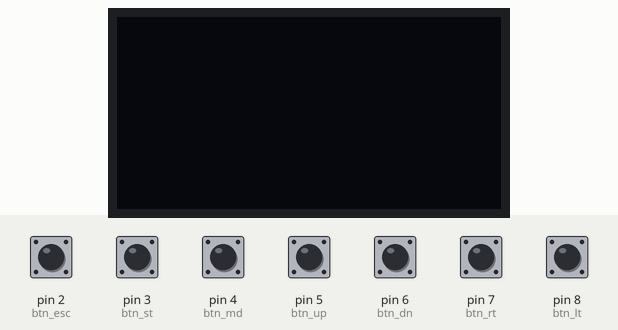
Recording of a sketch running on a simulated Arduino Mega 2560, built with avr-gcc and run on an emulated ATmega2560. Parts: 128×64 one-colour display. Inputs (shaded band) come from the test bench; at power-on: pin 2 (btn_esc), pin 3 (btn_st), pin 4 (btn_md), pin 5 (btn_up), pin 6 (btn_dn), pin 7 (btn_rt), pin 8 (btn_lt) HIGH. Random numbers use the default seed unless the sketch sets one.

Above: at 1.2 s.
1.3 s: pin 3 (btn_st) pulled LOW for 1 s
At 2.1 s:
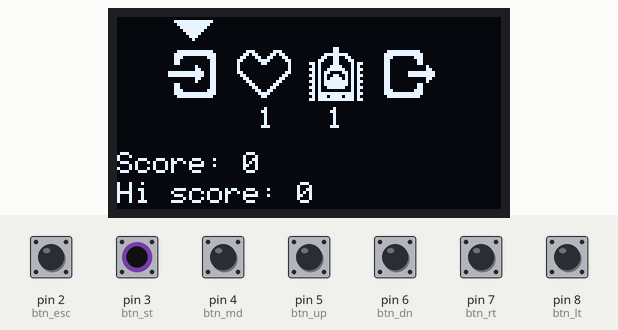
4.3 s: pin 2 (btn_esc) pulled LOW for 0.15 s
At 5.8 s:
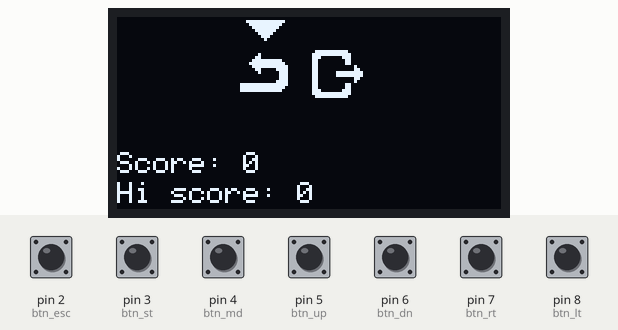
6.1 s: pin 3 (btn_st) pulled LOW for 0.15 s
At 6.81 s:
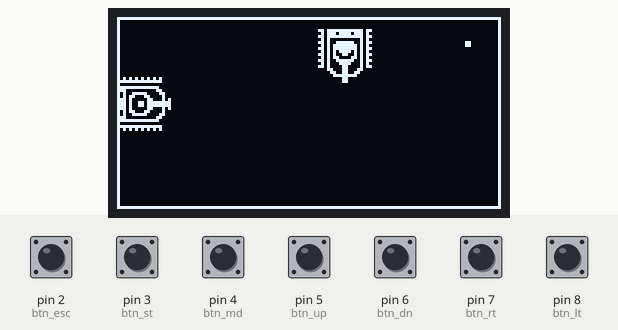
9.2 s: pin 5 (btn_up) pulled LOW for 0.15 s
At 9.65 s:
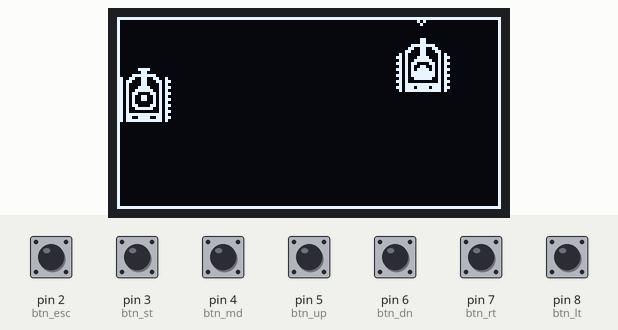
11.9 s: pin 6 (btn_dn) pulled LOW for 1 s
At 12.17 s:
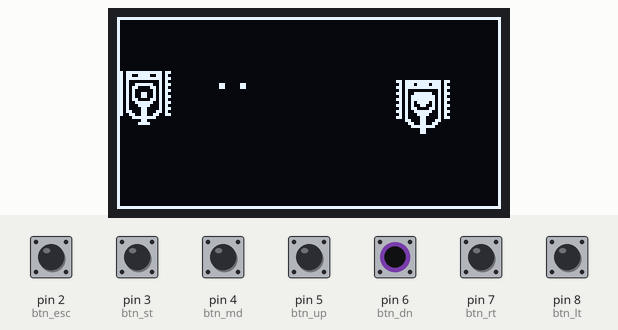
14.4 s: pin 7 (btn_rt) pulled LOW for 0.15 s
At 14.7 s:
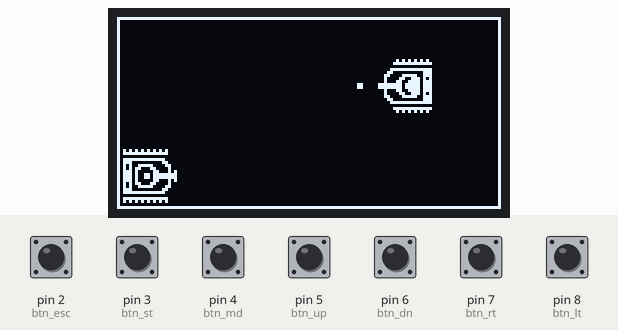
Timing chart, 0 to 17.4 s (numbered marks = the images above; inputs shaded):
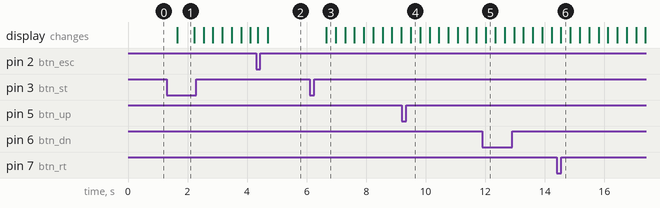

The sketch:

Tank.ino
```cpp
#include <Adafruit_GFX.h>
#include <Adafruit_SSD1306.h>
#include "Game.h"

#define OLED_RESET -1


#define OLED_MOSI 50
#define OLED_CLK 52
#define OLED_DC 10
#define OLED_CS 53
#define OLED_RESET 51

#define SCREEN_WIDTH 128 // OLED display width, in pixels
#define SCREEN_HEIGHT 64 // OLED display height, in pixels

Button btn_lt = Button(8, true);
Button btn_rt = Button(7, true);
Button btn_dn = Button(6, true);
Button btn_up = Button(5, true);
Button btn_st = Button(3, true);
Button btn_md = Button(4, true);
Button btn_esc = Button(2, true);

Adafruit_SSD1306 display = Adafruit_SSD1306(SCREEN_WIDTH, SCREEN_HEIGHT, OLED_MOSI, OLED_CLK, OLED_DC, OLED_RESET, OLED_CS);

Game *game;
byte screen;

void setup()
{
  displayInit();
  display.clearDisplay();
  display.setTextColor(1);
  display.setTextSize(2);
  screen = 0;
}

bool displayInit()
{
  if (!display.begin(SSD1306_SWITCHCAPVCC)) //,SCREEN_ADDRESS))
  {
    delay(100);
    displayInit();
    display.clearDisplay();
    display.display();
  }
  else
  {
    return true;
  }
  return false;
}

void loop()
{
  keyboardListener();
  if (screen == 0)
  {
    if (btn_st.btnState())
    {

      screen = 2;
      game = new Tank::GameTank;
    }
    return;
  }
  if (game->getExit())
  {

    if (game != nullptr)
    {
      delete game;
      game = nullptr;
    }

    screen = 0;
    delay(500);
  }
  if (game != nullptr)
  {
    game->mainLoop();
  }
}

void keyboardListener()
{
  btn_lt.buttonListener();
  btn_rt.buttonListener();
  btn_dn.buttonListener();
  btn_up.buttonListener();
  btn_st.buttonListener();
  btn_esc.buttonListener();
  btn_md.buttonListener();
}
```

Game.h
```cpp
#include <Arduino.h>
#include "MP_Game.h"
#include "Lib_Button.h"
#include "Menu.h"
#include "Tank.h"
#include "tank_Ai.h"
#include "Gfx.h"
#include "cannonShell.h"
#include "explosion.h"
#include "Portal.h"
#include <Adafruit_GFX.h>
#include <Adafruit_SSD1306.h>


#define MAX_TANK_COUNT 10
#define CANNON2_MAX 20
#define CANNON1_MAX 5
#define MAX_EXPLOSIONS 10
#define MAX_DEAD_ENEMYES 5

#define ENEMYS_ARMOR 1

extern Button btn_lt;
extern Button btn_rt;
extern Button btn_dn;
extern Button btn_up;
extern Button btn_st;
extern Button btn_esc;
extern Button btn_md;

namespace Tank
{

    class GameTank : public Game
    {

    public:
        GameTank(); // constructor
        ~GameTank();

        void mainLoop();
        bool getExit();

        Portal *portal = nullptr;
        Tank *tank[MAX_TANK_COUNT];
        Ai *ai[MAX_TANK_COUNT];

        byte shell2TankNum[CANNON2_MAX];
        cannonShell *shell2[CANNON2_MAX];
        cannonShell *shell1[CANNON1_MAX];
        Explosion *expl[MAX_EXPLOSIONS];
        byte explosionsCount = 0;
        byte enemysCountOnScreen = 1;
        byte lives = 1;

    private:
        bool exit = false;
        bool movmentBlockControl(byte tankNum);
        byte hittingEnemys(byte i);
        bool hittingPlayer(byte i);

        bool checkCollisionU(int x1, int y1, byte siye1, int x2, int y2, byte size2);
        bool checkCollisionD(int x1, int y1, byte siye1, int x2, int y2, byte size2);
        bool checkCollisionR(int x1, int y1, byte siye1, int x2, int y2, byte size2);
        bool checkCollisionL(int x1, int y1, byte siye1, int x2, int y2, byte size2);

        void enemysControl();
        void drawScreen();
        void tankControl();
        void enemyCreate(int x, int y);
        void portalCreate();
        void portalControl();
        void explosionsControl();
        void cannonControl();
        byte findFreeShell();
        byte findFreeEnemysShell();
        byte findFreeExpl();
        void gameStep();
        void killUndDelete(uint8_t tankNum);
        bool checkCorner(uint8_t corner);
       // void killTank(uint8_t tankNum);
       // void deleteTankInstance(uint8_t tankNum);
       // void deadsTanksControl(uint8_t tankNum);
       // void deadsTanksControlAfterDestroy(uint8_t tankNum);


        /// @brief Game menu creation
        void menuCreate();
        void menuOptionActivation();
        bool menuOptionChange(bool revers);
        void gameInitialil();
        void menuHandler();
        void gameStart();
        void gamePause();
        void gameResume();
        void gameEnd();
        void gameExit();
        void gameOver();


        // variables
        bool menudraw;
        bool gameStarted;
        byte gameScreen;
        unsigned long score = 0;
        unsigned long hiScore = 0;
        uint8_t corner = 0;

        uint8_t enemysCount = 0;
        uint8_t deadTanks[MAX_DEAD_ENEMYES];

        Timer frameTimer = Timer(35);
        Menu *menu;

        Gfx gfx = Gfx();
    };
}
```

Gfx.cpp
```cpp
#include "Gfx.h"

extern Adafruit_SSD1306 display;

namespace Tank
{
    Gfx::Gfx() {}

    void Gfx::drawScr()
    {
        display.display();
        display.clearDisplay();
    }

    void Gfx::drawCannon(int PosX, int PosY)
    {
        display.drawBitmap(PosX, PosY, shell1, 2, 2, 1);
    }

    void Gfx::drawTank(int posX, int posY, byte movment, byte chainAnimation, byte sizeX, byte imgset)
    {
        display.drawBitmap(posX, posY, getImg(imgset, movment, chainAnimation), sizeX, sizeX, 1);
    }

    void Gfx::drawExplosion(int x, int y, byte imgNum)
    {
        display.drawBitmap(x, y, getExplsImg(imgNum), 11, 11, 1);
    }

    void Gfx::drawMenu(byte selected, byte lives, byte enemys, unsigned long score, unsigned long hiScore)
    {
        for (byte i = 0; i < 4; i++)
        {
            display.drawBitmap(i * 24 + 16, 10, getMenusImg(i), 18, 18, 1);
        }
        byte xCor = (selected - 1) * 24 + 9 + 16;
        display.fillTriangle(xCor - 6, 01, xCor + 6, 01, xCor, 07, WHITE);
        display.setTextSize(1);
        display.setCursor(47, 30);
        display.print(lives);
        display.setCursor(70, 30);
        display.print(enemys);
        display.setCursor(0, 45);
        //display.setTextSize(1);
        display.print("Score: ");
        display.print(score);
        display.setCursor(0, 55);
        display.print("Hi score: ");
        display.print(hiScore);
    }
    void Gfx::drawPauseMenu(byte selected, unsigned long score, unsigned long hiScore)
    {

        display.drawBitmap(40, 10, getMenusImg(10), 18, 18, 1);
        display.drawBitmap(64, 10, getMenusImg(3), 18, 18, 1);
        byte xCor = (selected - 1) * 24 + 9 + 40;
        display.fillTriangle(xCor - 6, 01, xCor + 6, 01, xCor, 07, WHITE);
        display.setCursor(0, 45);
        display.setTextSize(1);
        display.print("Score: ");
        display.print(score);
        display.setCursor(0, 55);
        display.print("Hi score: ");
        display.print(hiScore);
    }

    void Gfx::drawBorder()
    {
        display.drawRect(0, 0, 128, 64, 1);
    }

    void Gfx::drawGameOver()
    {
        display.setTextSize(3);
        display.setCursor(30, 10);
        display.print("Game");
         display.setCursor(30, 30);
        display.print("Over");
        // display.display();
        // display.clearDisplay();
    }

    void Gfx::drawScore(unsigned long score, unsigned long hiScore)
    {
        display.setTextSize(1);
        display.setCursor(20, 10);
        display.print("Score: ");
        display.setCursor(20, 20);
        display.print(score);
        display.setCursor(20, 40);
        display.print("Hi score: ");
        display.setCursor(20, 50);
        display.print(hiScore);
        // display.display();
        // display.clearDisplay();
    }

    void Gfx::drawPortal(int x, int y, uint8_t step)
    {
        display.drawBitmap(x,y,getPortalImg(step),18,18,1);
    }

    const uint8_t *Gfx::getImg(byte bildSet, byte move, byte animateionNum)
    {
        switch (bildSet)
        {
        case 1:
            switch (move)
            {
            case UP:
                if (animateionNum == 1)
                {
                    return tank_up1;
                }
                else
                {
                    return tank_up2;
                }
                break;

            case DOWN:
                if (animateionNum == 1)
                {
                    return tank_dn1;
                }
                else
                {
                    return tank_dn2;
                }
                break;

            case LEFT:
                if (animateionNum == 1)
                {
                    return tank_l1;
                }
                else
                {
                    return tank_l2;
                }
                break;

            case RIGHT:
                if (animateionNum == 1)
                {
                    return tank_r1;
                }
                else
                {
                    return tank_r2;
                }
                break;
            }
        case 2:

            switch (move)
            {
            case UP:
                if (animateionNum == 1)
                {
                    return e_tank_u1;
                }
                else
                {
                    return e_tank_u2;
                }
                break;

            case DOWN:
                if (animateionNum == 1)
                {
                    return e_tank_d1;
                }
                else
                {
                    return e_tank_d2;
                }
                break;

            case LEFT:
                if (animateionNum == 1)
                {
                    return e_tank_l1;
                }
                else
                {
                    return e_tank_l2;
                }
                break;

            case RIGHT:
                if (animateionNum == 1)
                {
                    return e_tank_r1;
                }
                else
                {
                    return e_tank_r2;
                }
                break;
            }

            break;
        }
    }

    const uint8_t *Gfx::getExplsImg(byte bildNum)
    {
        switch (bildNum)
        {
        case 1:
            return expl1;
            break;
        case 2:
            return expl2;
            break;
        case 3:
            return expl3;
            break;
        case 4:
            return expl4;
            break;
        case 5:
            return expl2;
            break;
        }
        return nullptr;
    }
    const uint8_t *Gfx::getMenusImg(byte bildNum)
    {
        switch (bildNum)
        {
        case 0:
            return manuStart;
            break;
        case 1:
            return menuHeart;
            break;
        case 2:
            return e_tank_u1;
            break;
        case 3:
            return menuOut;
            break;
        case 10:
            return menuBack;
            break;
        }
        return nullptr;
    }
    const uint8_t *Gfx::getPortalImg(uint8_t step)
    {
        switch (step)
        {
        case 1:
            return portal1;
            break;
            case 2:
            return portal2;
            break;
            case 3:
            return portal3;
            break;
            case 4:
            return portal4;
            break;
            case 5:
            return portal5;
            break;
            case 6:
            return portal6;
            break;
            case 7:
            return portal7;
            break;
            case 8:
            return portal8;
            break;
            case 9:
            return portal9;
            break;
            case 10:
            return portal10;
            break;
            case 11:
            return portal11;
            break;
            case 12:
            return portal12;
            break;
        }
        return nullptr;
    }
}
```

Gfx.h
```cpp
#ifndef GFX_H
#define GFX_H

#include <Adafruit_GFX.h>
#include <Adafruit_SSD1306.h>
#include <Arduino.h>
#include "tank_imgs.h"

#define LEFT 1
#define RIGHT 2
#define UP 3
#define DOWN 4

namespace Tank
{

    class Gfx
    {
    public:
        Gfx();

        void drawScr();
        void drawCannon(int PosX, int PosY);
        void drawTank(int posX, int posY, byte movment, byte chainAnimation, byte sizeX, byte imgset);
        void drawExplosion(int x, int y, byte imgNum);
        void drawMenu(byte selected, byte lives, byte enemys, unsigned long score, unsigned long hiScore);
        void drawPauseMenu(byte selected, unsigned long score, unsigned long hiScore);
        void drawBorder();
        void drawGameOver();
        void drawScore(unsigned long score, unsigned long hiScore);
        void drawPortal(int x, int y, uint8_t step);

    private:
        const uint8_t *getImg(byte bildSet, byte move, byte animateionNum);
        const uint8_t *getExplsImg(byte bildNum);
        const uint8_t *getMenusImg(byte bildNum);
        const uint8_t *getPortalImg(uint8_t step);
    };
}
#endif
```

MP_Game.h
```cpp
#include "Lib_Button.h"
#include <Adafruit_GFX.h>
#include <Adafruit_SH110X.h>

extern Button btn_lt;
extern Button btn_rt;
extern Button btn_dn;
extern Button btn_up;
extern Button btn_st;
extern Button btn_esc;

class Game
{

public:
    virtual ~Game() {}
    virtual void mainLoop() = 0;
    virtual bool getExit() = 0;
};
```

Menu.cpp
```cpp
#include "Menu.h"

namespace Tank
{

    Menu::Menu() : checkedOption(1), optionsCount(0) {
        menuTimer.timerStart();
    }

    unsigned int Menu::getMenuCode()
    {
        return menuCode;
    }

    void Menu::setMenuCode(unsigned int code)
    {
        menuCode = code;
    }

    bool Menu::optionChanging(bool revers)
    {
        if (menuTimer.isTimerEnd())
        {
            menuTimer.timerStart();

                switch (revers)
                {
                case true:
                    if (checkedOption <= 1)
                    {

                        checkedOption = 1;
                        return false;
                    }
                    else
                    {
                        checkedOption = checkedOption - 1;
                    }
                    break;
                default:
                    if (checkedOption >= optionsCount)
                    {

                        checkedOption = optionsCount;
                        return false;
                    }
                    else
                    {
                        checkedOption = checkedOption + 1;
                    }
                    break;
                }

            changed = true;
            return true;
        }
        return false;
    }

    void Menu::menuTimersTick()
    {
        menuTimer.tick();
    }

    byte Menu::getCheckedOption()
    {
        return checkedOption;
    }

    bool Menu::getChangStatus()
    {
        if (changed)
        {
            changed = false;
            return true;
        }
        else
        {
            return false;
        }
    }

    bool Menu::addOption(byte count)
    {
        if (optionsCount+count >= 5)
        {
            return false;
        }
        optionsCount = optionsCount + count;
        return true;
    }

    void Menu::setMenuTime(unsigned long time)
    {
        menuTimer.setTime(time);
    }

    bool Menu::setCheckedOption(byte option)
    {
        if (option == 0 || option > optionsCount)
        {
            return false;
        }
        checkedOption = option;
        return true;
    }
    bool Menu::getTimerIsEnd()
    {
        return menuTimer.isTimerEnd();
    }
    void Menu::timerRestart()
    {
        menuTimer.timerStart();
    }
}
```

Menu.h
```cpp
#pragma once
#include "Lib_Timer.h"

namespace Tank
{
    class Menu
    {

    public:
        Menu();

        unsigned int getMenuCode();

        bool optionChanging(bool revers); // переключение опции


        bool addOption(byte count);      // добавить пункт меню (в конец массива)
        bool getChangStatus(); // возращает true если была смена опции и переводит этот ключь в false

        bool setCheckedOption(byte option);
        bool getTimerIsEnd();
        void timerRestart();
        byte getCheckedOption(); // возвращает состояние changed, если оно true , то переводит его в false

        void setMenuCode(unsigned int code);
        void menuTimersTick(); // функция проверки таймеров меню

        void setMenuTime(unsigned long time); // устанавливает длительность паузы до следующей возможной смены option
                                              // void deleteOptions();
        // переменные

    private:
        unsigned int menuCode = 0;


        byte checkedOption;
        byte optionsCount = 0;

        Timer menuTimer = Timer(300);
        bool changed;
    };
}
```

Tank.h
```cpp
#ifndef TANK_H
#define TANK_H


#include <Arduino.h>
#include "Lib_Timer.h"

#define LEFT 1
#define RIGHT 2
#define UP 3
#define DOWN 4

namespace Tank
{

class Tank
{
public:

  Tank(int x, int y, byte move, byte imgset, byte maxCannonShells);

  bool moveH(bool revers, bool moveBlocked);
  bool moveV(bool revers, bool moveBlocked);

  bool setposLock(bool lock);
  int getTankXPosition();
  int getTankYPosition();

  byte getBildSet();
  byte getMovement();
  byte getChainAnimation();
  byte getSize();
  byte getSpeed();
  bool shoot();
  int getCannonStartX();
  int getCannonStartY();

  bool isDestroyed();


  // vars
  byte cannon1Count = 0;
  Timer shootTimer = Timer(200);
  bool borderLock = false;


  void hit();
  void hit(uint8_t damage);
  uint8_t getArmor();
  void setArmor(uint8_t arm);

private:
  // methodes

  // variables

  byte speed ;
  byte size = 18;
  uint8_t armor  = 1;
  bool destroyed = false;

  int posX;
  int posY;

  byte maxX;
  byte maxY;

  byte chainBild ;
  bool posLocked;

  byte movement;

  byte imgSet; // для определения набора текстур
  byte cannonMaxCount ;
};
}
#endif
```

cannonShell.h
```cpp
#include <Arduino.h>
#include "Lib_Timer.h"

namespace Tank {

#define LEFT 1
#define RIGHT 2
#define UP 3
#define DOWN 4


class cannonShell
{

public:
    cannonShell(byte x, byte y, byte dir);
    int getX();
    int getY();

    bool flyStep();
    void setPosLock(bool lock);

    void contact();
    bool getExplosed();

    byte getDirection();
    byte getSize();

     bool explosed = false;

private:

    byte direction;
    byte speed;
    bool posLocked;
    int posX;
    int posY;
    byte size = 2;
};

}
```

Source omitted: Game.cpp (26612 bytes), Tank.cpp (4354 bytes), cannonShell.cpp (1357 bytes), explosion.cpp (636 bytes), explosion.h (402 bytes), tank_Ai.cpp (1034 bytes), tank_Ai.h (567 bytes), tank_imgs.h (26364 bytes), Lib_Button.cpp (1111 bytes), Lib_Button.h (369 bytes), Lib_Timer.cpp (561 bytes), Lib_Timer.h (371 bytes) and 2 more

Measured:
- after the input at 1.3 s, the display: changes after 0.36 s (image 1)
- after the input at 6.1 s, the display: changes after 0.56 s (image 3)
- what the display in image 1 shows lasts 0.5 s, from 1.7 s to 2.2 s
